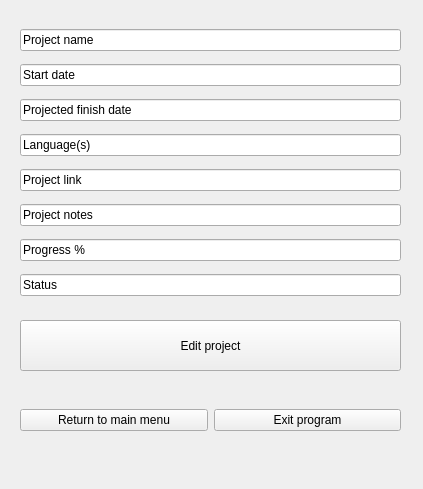
<?xml version="1.0" encoding="UTF-8"?>
<ui version="4.0">
 <class>edit_programming_project</class>
 <widget class="QWidget" name="edit_programming_project">
  <property name="geometry">
   <rect>
    <x>0</x>
    <y>0</y>
    <width>423</width>
    <height>489</height>
   </rect>
  </property>
  <property name="windowTitle">
   <string>Form</string>
  </property>
  <widget class="QWidget" name="layoutWidget">
   <property name="geometry">
    <rect>
     <x>20</x>
     <y>22</y>
     <width>381</width>
     <height>281</height>
    </rect>
   </property>
   <layout class="QVBoxLayout" name="edit_programming_line_edits_layout">
    <item>
     <widget class="QLineEdit" name="edit_programming_name_line_edit">
      <property name="text">
       <string>Project name</string>
      </property>
     </widget>
    </item>
    <item>
     <widget class="QLineEdit" name="edit_programming_start_line_edit">
      <property name="text">
       <string>Start date</string>
      </property>
     </widget>
    </item>
    <item>
     <widget class="QLineEdit" name="edit_programming_finish_line_edit">
      <property name="text">
       <string>Projected finish date</string>
      </property>
     </widget>
    </item>
    <item>
     <widget class="QLineEdit" name="edit_programming_language_line_edit">
      <property name="text">
       <string>Language(s)</string>
      </property>
     </widget>
    </item>
    <item>
     <widget class="QLineEdit" name="edit_programming_link_line_edit">
      <property name="text">
       <string>Project link</string>
      </property>
     </widget>
    </item>
    <item>
     <widget class="QLineEdit" name="edit_programming_notes_line_edit">
      <property name="text">
       <string>Project notes</string>
      </property>
     </widget>
    </item>
    <item>
     <widget class="QLineEdit" name="edit_programming_progress_line_edit">
      <property name="text">
       <string>Progress %</string>
      </property>
     </widget>
    </item>
    <item>
     <widget class="QLineEdit" name="edit_programming_status_line_edit">
      <property name="text">
       <string>Status</string>
      </property>
     </widget>
    </item>
   </layout>
  </widget>
  <widget class="QPushButton" name="programming_edit_project_button">
   <property name="geometry">
    <rect>
     <x>20</x>
     <y>320</y>
     <width>381</width>
     <height>51</height>
    </rect>
   </property>
   <property name="text">
    <string>Edit project</string>
   </property>
  </widget>
  <widget class="QWidget" name="layoutWidget_2">
   <property name="geometry">
    <rect>
     <x>20</x>
     <y>380</y>
     <width>381</width>
     <height>81</height>
    </rect>
   </property>
   <layout class="QHBoxLayout" name="edit_programming_return_exit_layout">
    <item>
     <widget class="QPushButton" name="edit_programming_return_button">
      <property name="text">
       <string>Return to main menu</string>
      </property>
     </widget>
    </item>
    <item>
     <widget class="QPushButton" name="edit_programming_exit_button">
      <property name="text">
       <string>Exit program</string>
      </property>
     </widget>
    </item>
   </layout>
  </widget>
 </widget>
 <resources/>
 <connections/>
</ui>
